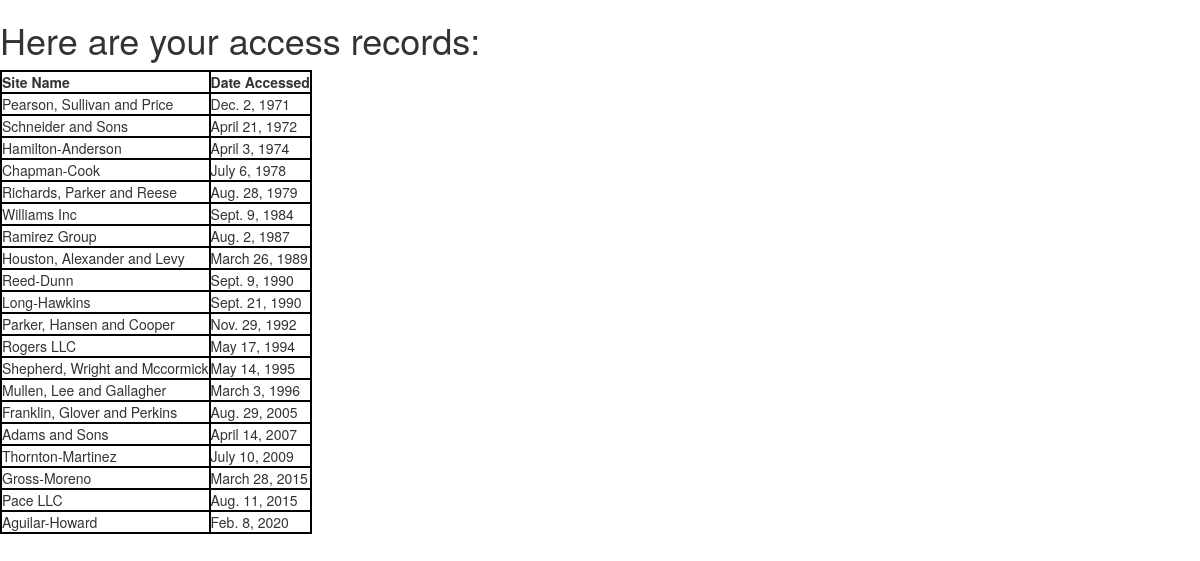
The page /first_app/records/ on the database its author committed.
### first_app/models.py (models this page shows, shortened)
class AccessRecord(models.Model):
    name = models.ForeignKey(Webpage)
    date = models.DateField()

class Webpage(models.Model):
    topic = models.ForeignKey(Topic)
    name = models.CharField(max_length=264, unique=True)
    url = models.URLField(unique=True)
    def __str__(self):
        return self.name

### first_app/views.py (the view)
def records(request):
    webpages_list = AccessRecord.objects.order_by('date')
    date_dict = {'access_records': webpages_list}
    return render(request, 'first_app/records.html', context=date_dict)

### templates/first_app/records.html (shortened to what this page needs)
<!DOCTYPE html>
{% load staticfiles %}
<html lang="en" dir="ltr">
  <head>
    <link rel="stylesheet" href="{% static "css/myStyle.css" %}">
    <link rel="stylesheet" href="https://maxcdn.bootstrapcdn.com/bootstrap/3.3.7/css/bootstrap.min.css">
  </head>
  <body>
    <h1>Here are your access records:</h1>
    <div class="djangotwo">
      {% if access_records %}
        <table>
          <thead>
            <th>Site Name</th>
            <th>Date Accessed</th>
          </thead>
          {% for acc in access_records %}
          <tr>
            <td>{{ acc.name }}</td>
            <td>{{ acc.date }}</td>
          </tr>
          {% endfor %}
        </table>
      {% else %}
      <p>NO ACCESS RECORDS FOUND!</p>
      {% endif %}
    </div>
  </body>
</html>

### static/css/myStyle.css (style rules this page uses)
h1 { color: green; }
table, th, td { border: 2px solid black; }

### rows shown on the page
AccessRecord: name "Pearson, Sullivan and Price", date "Dec. 2, 1971"
AccessRecord: name "Schneider and Sons", date "April 21, 1972"
AccessRecord: name "Hamilton-Anderson", date "April 3, 1974"
AccessRecord: name "Chapman-Cook", date "July 6, 1978"
AccessRecord: name "Richards, Parker and Reese", date "Aug. 28, 1979"
AccessRecord: name "Williams Inc", date "Sept. 9, 1984"
AccessRecord: name "Ramirez Group", date "Aug. 2, 1987"
AccessRecord: name "Houston, Alexander and Levy", date "March 26, 1989"
AccessRecord: name "Reed-Dunn", date "Sept. 9, 1990"
AccessRecord: name "Long-Hawkins", date "Sept. 21, 1990"
AccessRecord: name "Parker, Hansen and Cooper", date "Nov. 29, 1992"
AccessRecord: name "Rogers LLC", date "May 17, 1994"
AccessRecord: name "Shepherd, Wright and Mccormick", date "May 14, 1995"
AccessRecord: name "Mullen, Lee and Gallagher", date "March 3, 1996"
AccessRecord: name "Franklin, Glover and Perkins", date "Aug. 29, 2005"
AccessRecord: name "Adams and Sons", date "April 14, 2007"
AccessRecord: name "Thornton-Martinez", date "July 10, 2009"
AccessRecord: name "Gross-Moreno", date "March 28, 2015"
AccessRecord: name "Pace LLC", date "Aug. 11, 2015"
AccessRecord: name "Aguilar-Howard", date "Feb. 8, 2020"
